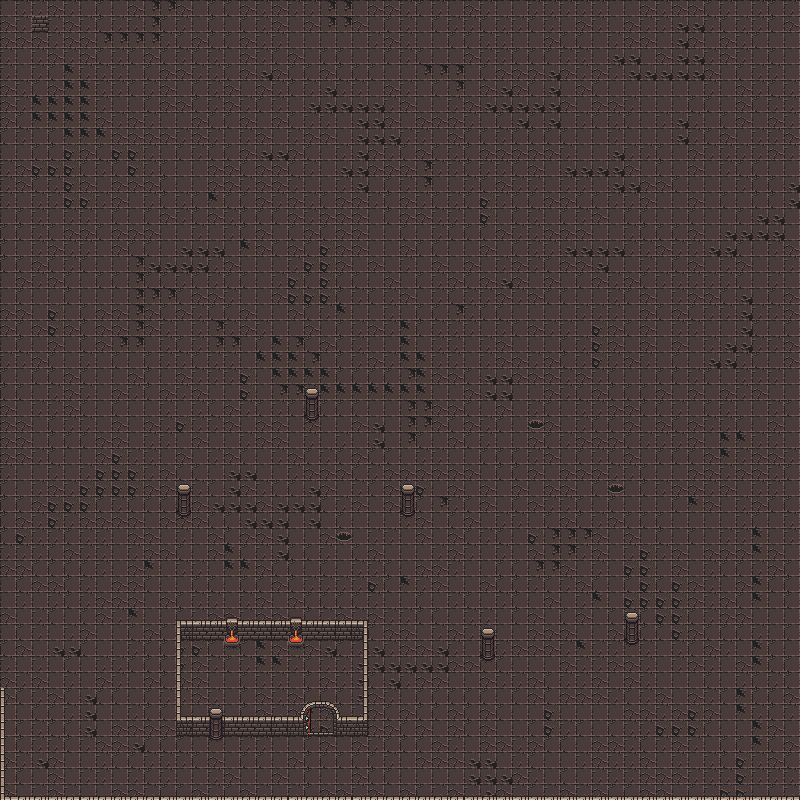

This is a level from a 2D game, rendered from its Tiled map with the project's own tilesets. A one-line summary and the map file follow, with tile-layer data summarised:
An orthogonal 50x50 tile map with 16x16 px tiles, 2 tile layers (Tile Layer 1, Tile Layer 2).

<map version="1.4" tiledversion="1.4.3" orientation="orthogonal" renderorder="right-down" width="50" height="50" tilewidth="16" tileheight="16" infinite="0" nextlayerid="3" nextobjectid="1">
 <tileset firstgid="1" source="dungeonv2test.tsx" />
 <layer id="1" name="Tile Layer 1" width="50" height="50">
  <data>[2500 cells, 2500 non-empty, 9 distinct tile ids]</data>
 </layer>
 <layer id="2" name="Tile Layer 2" width="50" height="50">
  <data>[2500 cells, 135 non-empty, 36 distinct tile ids]</data>
 </layer>
</map>
